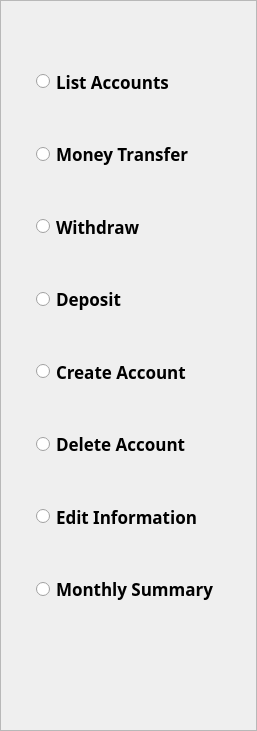
   <widget class="QFrame" name="operations_list">
    <property name="geometry">
     <rect>
      <x>0</x>
      <y>170</y>
      <width>251</width>
      <height>731</height>
     </rect>
    </property>
    <property name="styleSheet">
     <string notr="true"/>
    </property>
    <property name="frameShape">
     <enum>QFrame::StyledPanel</enum>
    </property>
    <property name="frameShadow">
     <enum>QFrame::Raised</enum>
    </property>
    <layout class="QVBoxLayout" name="verticalLayout">
     <property name="spacing">
      <number>0</number>
     </property>
     <property name="leftMargin">
      <number>35</number>
     </property>
     <property name="topMargin">
      <number>44</number>
     </property>
     <property name="rightMargin">
      <number>0</number>
     </property>
     <property name="bottomMargin">
      <number>105</number>
     </property>
     <item>
      <widget class="QRadioButton" name="listAccounts_radio">
       <property name="sizePolicy">
        <sizepolicy hsizetype="Minimum" vsizetype="Minimum">
         <horstretch>6</horstretch>
         <verstretch>0</verstretch>
        </sizepolicy>
       </property>
       <property name="minimumSize">
        <size>
         <width>62</width>
         <height>50</height>
        </size>
       </property>
       <property name="maximumSize">
        <size>
         <width>16777215</width>
         <height>16777215</height>
        </size>
       </property>
       <property name="palette">
        <palette>
         <active/>
         <inactive/>
         <disabled/>
        </palette>
       </property>
       <property name="font">
        <font>
         <family>Sitka Display</family>
         <pointsize>13</pointsize>
         <weight>75</weight>
         <bold>true</bold>
        </font>
       </property>
       <property name="styleSheet">
        <string notr="true"/>
       </property>
       <property name="text">
        <string>List Accounts</string>
       </property>
       <property name="checkable">
        <bool>true</bool>
       </property>
       <property name="checked">
        <bool>false</bool>
       </property>
       <attribute name="buttonGroup">
        <string notr="true">buttonGroup</string>
       </attribute>
      </widget>
     </item>
     <item>
      <widget class="QRadioButton" name="moneyTransfer_radio">
       <property name="sizePolicy">
        <sizepolicy hsizetype="Minimum" vsizetype="Minimum">
         <horstretch>6</horstretch>
         <verstretch>0</verstretch>
        </sizepolicy>
       </property>
       <property name="minimumSize">
        <size>
         <width>62</width>
         <height>50</height>
        </size>
       </property>
       <property name="maximumSize">
        <size>
         <width>16777215</width>
         <height>16777215</height>
        </size>
       </property>
       <property name="palette">
        <palette>
         <active/>
         <inactive/>
         <disabled/>
        </palette>
       </property>
       <property name="font">
        <font>
         <family>Sitka Display</family>
         <pointsize>13</pointsize>
         <weight>75</weight>
         <bold>true</bold>
        </font>
       </property>
       <property name="styleSheet">
        <string notr="true"/>
       </property>
       <property name="text">
        <string>Money Transfer</string>
       </property>
       <property name="checkable">
        <bool>true</bool>
       </property>
       <property name="checked">
        <bool>false</bool>
       </property>
       <attribute name="buttonGroup">
        <string notr="true">buttonGroup</string>
       </attribute>
      </widget>
     </item>
     <item>
      <widget class="QRadioButton" name="withdraw_radio">
       <property name="sizePolicy">
        <sizepolicy hsizetype="Minimum" vsizetype="Minimum">
         <horstretch>0</horstretch>
         <verstretch>0</verstretch>
        </sizepolicy>
       </property>
       <property name="minimumSize">
        <size>
         <width>21</width>
         <height>50</height>
        </size>
       </property>
       <property name="maximumSize">
        <size>
         <width>16777215</width>
         <height>16777215</height>
        </size>
       </property>
       <property name="font">
        <font>
         <family>Sitka</family>
         <pointsize>13</pointsize>
         <weight>75</weight>
         <bold>true</bold>
        </font>
       </property>
       <property name="autoFillBackground">
        <bool>false</bool>
       </property>
       <property name="styleSheet">
        <string notr="true"/>
       </property>
       <property name="text">
        <string>Withdraw</string>
       </property>
       <property name="checkable">
        <bool>true</bool>
       </property>
       <property name="checked">
        <bool>false</bool>
       </property>
       <attribute name="buttonGroup">
        <string notr="true">buttonGroup</string>
       </attribute>
      </widget>
     </item>
     <item>
      <widget class="QRadioButton" name="deposit_radio">
       <property name="sizePolicy">
        <sizepolicy hsizetype="Minimum" vsizetype="Minimum">
         <horstretch>0</horstretch>
         <verstretch>0</verstretch>
        </sizepolicy>
       </property>
       <property name="minimumSize">
        <size>
         <width>220</width>
         <height>50</height>
        </size>
       </property>
       <property name="maximumSize">
        <size>
         <width>16777215</width>
         <height>16777215</height>
        </size>
       </property>
       <property name="font">
        <font>
         <family>Sitka</family>
         <pointsize>13</pointsize>
         <weight>75</weight>
         <bold>true</bold>
        </font>
       </property>
       <property name="styleSheet">
        <string notr="true"/>
       </property>
       <property name="text">
        <string>Deposit</string>
       </property>
       <property name="checkable">
        <bool>true</bool>
       </property>
       <property name="checked">
        <bool>false</bool>
       </property>
       <attribute name="buttonGroup">
        <string notr="true">buttonGroup</string>
       </attribute>
      </widget>
     </item>
     <item>
      <widget class="QRadioButton" name="newAccount_radio">
       <property name="sizePolicy">
        <sizepolicy hsizetype="Minimum" vsizetype="Minimum">
         <horstretch>0</horstretch>
         <verstretch>0</verstretch>
        </sizepolicy>
       </property>
       <property name="minimumSize">
        <size>
         <width>0</width>
         <height>50</height>
        </size>
       </property>
       <property name="maximumSize">
        <size>
         <width>16777215</width>
         <height>16777215</height>
        </size>
       </property>
       <property name="font">
        <font>
         <family>Sitka</family>
         <pointsize>13</pointsize>
         <weight>75</weight>
         <bold>true</bold>
        </font>
       </property>
       <property name="styleSheet">
        <string notr="true"/>
       </property>
       <property name="text">
        <string>Create Account</string>
       </property>
       <property name="checkable">
        <bool>true</bool>
       </property>
       <property name="checked">
        <bool>false</bool>
       </property>
       <attribute name="buttonGroup">
        <string notr="true">buttonGroup</string>
       </attribute>
      </widget>
     </item>
     <item>
      <widget class="QRadioButton" name="deleteAccount_radio">
       <property name="sizePolicy">
        <sizepolicy hsizetype="Minimum" vsizetype="Minimum">
         <horstretch>0</horstretch>
         <verstretch>0</verstretch>
        </sizepolicy>
       </property>
       <property name="minimumSize">
        <size>
         <width>0</width>
         <height>50</height>
        </size>
       </property>
       <property name="maximumSize">
        <size>
         <width>16777215</width>
         <height>16777215</height>
        </size>
       </property>
       <property name="font">
        <font>
         <family>Sitka</family>
         <pointsize>13</pointsize>
         <weight>75</weight>
         <bold>true</bold>
        </font>
       </property>
       <property name="styleSheet">
        <string notr="true"/>
       </property>
       <property name="text">
        <string>Delete Account</string>
       </property>
       <property name="checkable">
        <bool>true</bool>
       </property>
       <property name="checked">
        <bool>false</bool>
       </property>
      </widget>
     </item>
     <item>
      <widget class="QRadioButton" name="editInfo_radio">
       <property name="sizePolicy">
        <sizepolicy hsizetype="Minimum" vsizetype="Minimum">
         <horstretch>0</horstretch>
         <verstretch>0</verstretch>
        </sizepolicy>
       </property>
       <property name="minimumSize">
        <size>
         <width>0</width>
         <height>50</height>
        </size>
       </property>
       <property name="maximumSize">
        <size>
         <width>16777215</width>
         <height>16777215</height>
        </size>
       </property>
       <property name="font">
        <font>
         <family>Sitka</family>
         <pointsize>13</pointsize>
         <weight>75</weight>
         <bold>true</bold>
        </font>
       </property>
       <property name="styleSheet">
        <string notr="true"/>
       </property>
       <property name="text">
        <string>Edit Information</string>
       </property>
       <property name="checkable">
        <bool>true</bool>
       </property>
       <property name="checked">
        <bool>false</bool>
       </property>
       <attribute name="buttonGroup">
        <string notr="true">buttonGroup</string>
       </attribute>
      </widget>
     </item>
     <item>
      <widget class="QRadioButton" name="monthlySummary_radio">
       <property name="sizePolicy">
        <sizepolicy hsizetype="Minimum" vsizetype="Minimum">
         <horstretch>6</horstretch>
         <verstretch>0</verstretch>
        </sizepolicy>
       </property>
       <property name="minimumSize">
        <size>
         <width>62</width>
         <height>50</height>
        </size>
       </property>
       <property name="maximumSize">
        <size>
         <width>16777215</width>
         <height>16777215</height>
        </size>
       </property>
       <property name="palette">
        <palette>
         <active/>
         <inactive/>
         <disabled/>
        </palette>
       </property>
       <property name="font">
        <font>
         <family>Sitka Display</family>
         <pointsize>13</pointsize>
         <weight>75</weight>
         <bold>true</bold>
        </font>
       </property>
       <property name="styleSheet">
        <string notr="true"/>
       </property>
       <property name="text">
        <string>Monthly Summary</string>
       </property>
       <property name="checkable">
        <bool>true</bool>
       </property>
       <property name="checked">
        <bool>false</bool>
       </property>
      </widget>
     </item>
    </layout>
   </widget>
